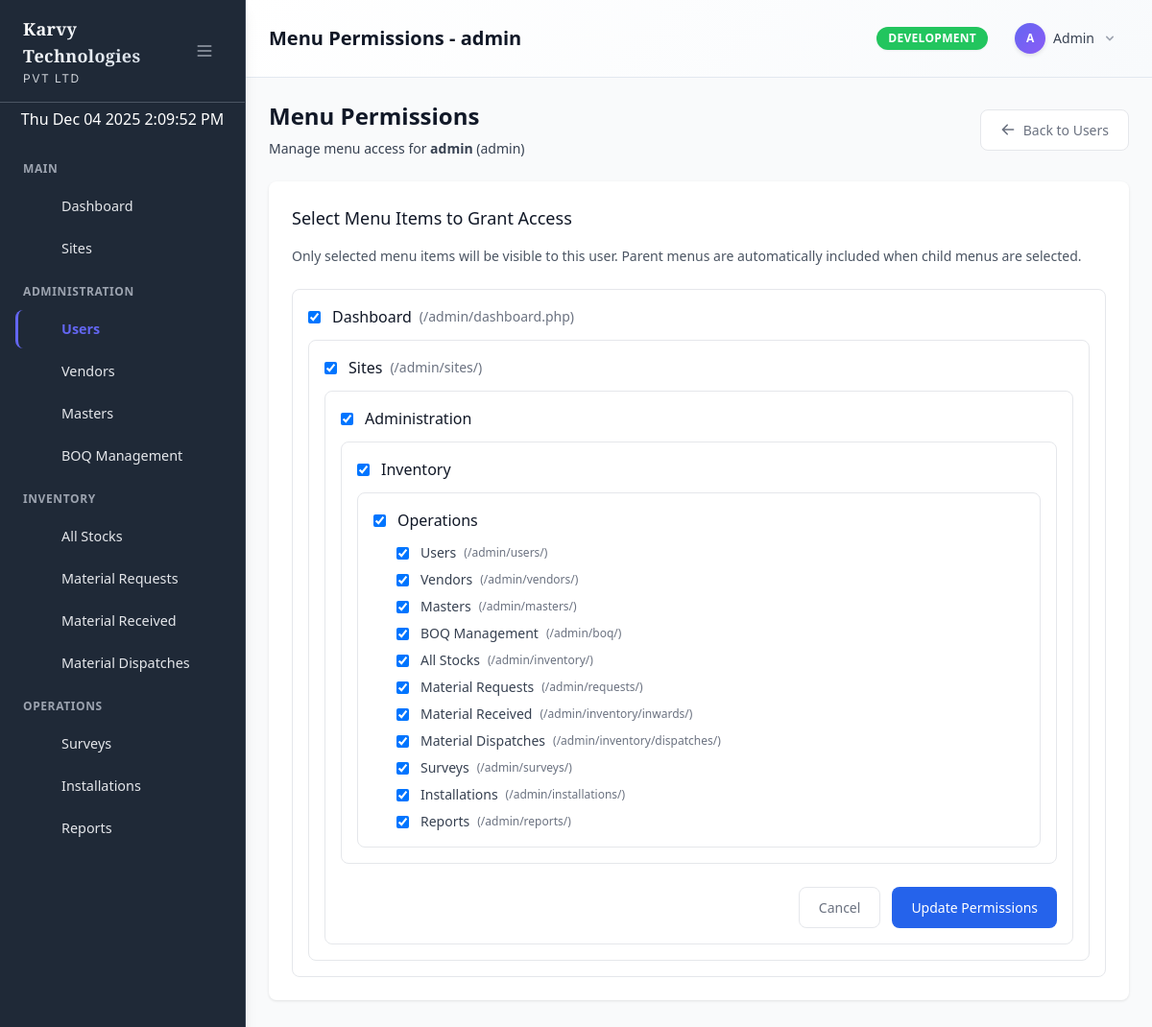
Screenshot of /admin/users/menu-permissions.php?user_id=1 (signed in) with the database file from the repository.
### tables this page shows
CREATE TABLE `users` (
  `id` int(11) NOT NULL,
  `username` varchar(50) NOT NULL,
  `email` varchar(100) NOT NULL,
  `phone` varchar(20) DEFAULT NULL,
  `password_hash` varchar(255) NOT NULL,
  `plain_password` varchar(255) DEFAULT NULL COMMENT 'For testing purposes only',
  `jwt_token` text DEFAULT NULL,
  `role` enum('admin','user','vendor') DEFAULT 'user',
  `vendor_id` int(11) DEFAULT NULL,
  `status` enum('active','inactive') DEFAULT 'active',
  `created_at` timestamp NOT NULL DEFAULT current_timestamp(),
  `updated_at` timestamp NOT NULL DEFAULT current_timestamp() ON UPDATE current_timestamp()
);

CREATE TABLE `menu_items` (
  `id` int(11) NOT NULL,
  `parent_id` int(11) DEFAULT NULL,
  `title` varchar(100) NOT NULL,
  `icon` varchar(100) DEFAULT NULL,
  `url` varchar(255) DEFAULT NULL,
  `sort_order` int(11) DEFAULT 0,
  `status` enum('active','inactive') DEFAULT 'active',
  `created_at` timestamp NOT NULL DEFAULT current_timestamp(),
  `updated_at` timestamp NOT NULL DEFAULT current_timestamp() ON UPDATE current_timestamp()
);

### config/database.php (called while the page is built, shortened)
<?php
require_once __DIR__ . '/constants.php';
class Database {
    private static $instance = null;
    private $connection;
    private $environment;
    private function __construct() {
        $this->environment = getEnvironment();
    }
    private function connect() {
        try {
            $dsn = "mysql:host=" . DB_HOST . ";dbname=" . DB_NAME . ";charset=" . DB_CHARSET;
            $options = [
                PDO::ATTR_ERRMODE => PDO::ERRMODE_EXCEPTION,
                PDO::ATTR_DEFAULT_FETCH_MODE => PDO::FETCH_ASSOC,
                PDO::ATTR_EMULATE_PREPARES => false,
                PDO::MYSQL_ATTR_INIT_COMMAND => "SET NAMES " . DB_CHARSET
            ];
            $this->connection = new PDO($dsn, DB_USER, DB_PASS, $options);
        } catch (PDOException $e) {
            $errorMsg = "Database connection failed in " . $this->environment . " environment: " . $e->getMessage();
            error_log($errorMsg);
            if ($this->environment === 'production') {
                throw new Exception("Database connection failed. Please contact administrator.");
            } else {
                throw new Exception($errorMsg);
            }
        }
    }
    public static function getInstance() {
        if (self::$instance === null) {
            self::$instance = new self();
        }
        return self::$instance;
    }
    public function getConnection() {
        return $this->connection;
    }
}
?>

### models/BaseModel.php (called while the page is built, shortened)
<?php
require_once __DIR__ . '/../config/database.php';
class BaseModel {
    protected $db;
    protected $table;
    public function __construct() {
        $this->db = Database::getInstance()->getConnection();
    }
    public function find($id) {
        $stmt = $this->db->prepare("SELECT * FROM {$this->table} WHERE id = ?");
        $stmt->execute([$id]);
        return $stmt->fetch();
    }
}
?>

### models/Menu.php (called while the page is built, shortened)
<?php
require_once __DIR__ . '/BaseModel.php';
class Menu extends BaseModel {
    public function getAllMenuItems() {
        $stmt = $this->db->prepare("
            SELECT m.*,
                   CASE WHEN m.parent_id IS NULL THEN m.title
                        ELSE CONCAT(p.title, ' > ', m.title)
                   END as full_path
            FROM menu_items m
            LEFT JOIN menu_items p ON m.parent_id = p.id
            ORDER BY m.parent_id ASC, m.sort_order ASC, m.title ASC
        ");
        $stmt->execute();
        return $stmt->fetchAll();
    }
    public function getUserPermissions($userId) {
        $stmt = $this->db->prepare("
            SELECT ump.*, m.title as menu_title
            FROM user_menu_permissions ump
            INNER JOIN menu_items m ON ump.menu_item_id = m.id
            WHERE ump.user_id = ?
            ORDER BY m.title
        ");
        $stmt->execute([$userId]);
        return $stmt->fetchAll();
    }
}
?>

### config/constants.php (called while the page is built, shortened)
<?php
if (!function_exists('getEnvironment')) {
    function getEnvironment() {
        $host = $_SERVER['HTTP_HOST'] ?? $_SERVER['SERVER_NAME'] ?? '';
        if (isset($_ENV['APP_ENV']) && in_array($_ENV['APP_ENV'], ['development', 'testing', 'production'])) {
            return $_ENV['APP_ENV'];
        }
        return 'development';
    }
}
if (!function_exists('url')) {
    function url($path = '') {
        $baseUrl = defined('BASE_URL') ? rtrim(BASE_URL, '/') : '';
        $path = ltrim($path, '/');
        return $path ? $baseUrl . '/' . $path : $baseUrl;
    }
}
?>

### admin/users/menu-permissions.php (the view, shortened to what this page needs)
<?php
require_once __DIR__ . '/../../config/database.php';
require_once __DIR__ . '/../../models/User.php';
require_once __DIR__ . '/../../models/Menu.php';
$userId = isset($_GET['user_id']) ? (int)$_GET['user_id'] : 0;
$userModel = new User();
$menuModel = new Menu();
$user = $userModel->find($userId);
$allMenus = $menuModel->getAllMenuItems();
$userPermissions = $menuModel->getUserPermissions($userId);
$userMenuIds = array_column($userPermissions, 'menu_item_id');
$title = 'Menu Permissions - ' . htmlspecialchars($user['username']);
?>
<div class="flex justify-between items-center mb-6">
    <div>
        <h1 class="text-2xl font-semibold text-gray-900">Menu Permissions</h1>
        <p class="mt-2 text-sm text-gray-700">
            Manage menu access for <strong><?php echo htmlspecialchars($user['username']); ?></strong>
            (<?php echo htmlspecialchars($user['role']); ?>)
        </p>
    </div>
    <a href="<?php echo BASE_URL; ?>/admin/users/" class="btn btn-secondary">
        <svg class="w-4 h-4 mr-2" fill="currentColor" viewBox="0 0 20 20">
            <path fill-rule="evenodd" d="M9.707 16.707a1 1 0 01-1.414 0l-6-6a1 1 0 010-1.414l6-6a1 1 0 011.414 1.414L5.414 9H17a1 1 0 110 2H5.414l4.293 4.293a1 1 0 010 1.414z" clip-rule="evenodd"></path>
        </svg>
        Back to Users
    </a>
</div>
<div class="card">
    <div class="card-body">
        <form method="POST">
            <div class="mb-6">
                <h3 class="text-lg font-medium text-gray-900 mb-4">Select Menu Items to Grant Access</h3>
                <p class="text-sm text-gray-600 mb-4">
                    Only selected menu items will be visible to this user. Parent menus are automatically included when child menus are selected.
                </p>
            </div>
            <div class="space-y-4">
                <?php
                foreach ($allMenus as $menu):
                    $isChecked = in_array($menu['id'], $userMenuIds);
                    $isParent = $menu['parent_id'] === null;
                    if ($isParent && $currentParent !== null): ?>
                    <?php endif;
                    if ($isParent):
                        $currentParent = $menu['id']; ?>
                        <div class="border border-gray-200 rounded-lg p-4">
                            <label class="flex items-center">
                                <input type="checkbox"
                                       name="permissions[]"
                                       value="<?php echo $menu['id']; ?>"
                                       class="parent-checkbox rounded border-gray-300 text-blue-600 focus:ring-blue-500"
                                       <?php echo $isChecked ? 'checked' : ''; ?>>
                                <span class="ml-3 text-base font-medium text-gray-900">
                                    <?php echo htmlspecialchars($menu['title']); ?>
                                </span>
                                <?php if ($menu['url']): ?>
                                    <span class="ml-2 text-sm text-gray-500">(<?php echo htmlspecialchars($menu['url']); ?>)</span>
                                <?php endif; ?>
                            </label>
                            <div class="ml-6 mt-3 space-y-2">
                    <?php else: ?>
                                <label class="flex items-center">
                                    <input type="checkbox"
                                           name="permissions[]"
                                           value="<?php echo $menu['id']; ?>"
                                           class="child-checkbox rounded border-gray-300 text-blue-600 focus:ring-blue-500"
                                           data-parent="<?php echo $menu['parent_id']; ?>"
                                           <?php echo $isChecked ? 'checked' : ''; ?>>
                                    <span class="ml-3 text-sm text-gray-700">
                                        <?php echo htmlspecialchars($menu['title']); ?>
                                    </span>
                                    <?php if ($menu['url']): ?>
                                        <span class="ml-2 text-xs text-gray-500">(<?php echo htmlspecialchars($menu['url']); ?>)</span>
                                    <?php endif; ?>
                                </label>
                    <?php endif;
                endforeach; ?>
                            </div>
                        </div>
            </div>
            <div class="mt-6 flex justify-end space-x-3">
                <a href="<?php echo BASE_URL; ?>/admin/users/" class="btn btn-secondary">Cancel</a>
                <button type="submit" class="btn btn-primary">Update Permissions</button>
            </div>
        </form>
    </div>
</div>
<?php
$content = ob_get_clean();
require_once __DIR__ . '/../../includes/admin_layout.php';
?>

### includes/admin_layout.php (shortened to what this page needs)
<?php
$currentUser = Auth::getCurrentUser();
?>
<!DOCTYPE html>
<html lang="en">
<head>
    <script src="https://cdn.tailwindcss.com"></script>
    <link rel="stylesheet" href="<?php echo url('/assets/css/custom.css'); ?>">
    <link rel="stylesheet" href="<?php echo url('/assets/css/admin.css'); ?>">
</head>
<body class="bg-gray-50">
    <div class="flex h-screen bg-gray-50">
    <div class="admin-sidebar w-64 shadow-lg">
        <div class="flex flex-col h-full">
            <div class="flex items-center justify-between px-6 py-4 border-b border-gray-600">
                <a href="<?php echo url('/admin/dashboard.php'); ?>" class="flex items-center hover:opacity-80 transition-opacity">
                    <div class="sidebar-text">
                        <h1 class="text-lg font-bold text-white karvy-brand">Karvy Technologies</h1>
                        <p class="text-xs text-gray-300 karvy-subtitle">Pvt Ltd</p>
                    </div>
                </a>
                <button id="sidebarToggle" class="hidden lg:block p-2 rounded-md text-gray-400 hover:text-white hover:bg-gray-700 transition-colors">
                    <svg class="w-5 h-5" fill="none" stroke="currentColor" viewBox="0 0 24 24">
                        <path stroke-linecap="round" stroke-linejoin="round" stroke-width="2" d="M4 6h16M4 12h16M4 18h16"></path>
                    </svg>
                </button>
            </div>
              <a class="nav-link" href="#" style="color:white;text-align: center;margin: 5px;">
                    <span class="menu-title" id="clock" class="clock"></span>
                </a>
            <nav class="flex-1 px-2 py-2 space-y-1 overflow-y-auto">
                <?php
                try {
                    require_once __DIR__ . '/dynamic_sidebar.php';
                } catch (Exception $e) {
                    echo '<div class="p-4 text-red-500 text-sm">';
                    echo 'Menu system error: ' . htmlspecialchars($e->getMessage());
                    echo '<br><small>Please contact administrator to setup menu permissions.</small>';
                    echo '</div>';
                }
                ?>
            </nav>
        </div>
    </div>
        <div class="main-content flex-1 flex flex-col overflow-hidden bg-gray-50">
            <header class="admin-header">
                <div class="flex items-center justify-between px-6 py-4">
                    <div class="flex items-center">
                        <div class="header-page-title">
                            <h1 class="text-xl font-semibold text-gray-900"><?php echo $title ?? 'Admin Panel'; ?></h1>
                        </div>
                    </div>
                    <div class="flex items-center space-x-4">
                        <?php
                        $env =  function_exists('getEnvironment') ? getEnvironment() : (defined('APP_ENV') ? APP_ENV : 'unknown');
                        $envColors = [
                            'development' => 'bg-green-500 text-white',
                            'testing' => 'bg-yellow-500 text-black',
                            'production' => 'bg-red-500 text-white'
                        ];
                        $envColor = $envColors[$env] ?? 'bg-gray-500 text-white';
                        ?>
                        <span class="<?php echo $envColor; ?> px-3 py-1 rounded-full text-xs font-bold uppercase tracking-wide shadow-sm">
                            <?php echo strtoupper($env); ?>
                        </span>
                        <div class="relative" id="user-menu">
                            <button id="user-menu-button" onclick="toggleUserDropdown()" class="flex items-center text-sm rounded-full focus:outline-none focus:ring-2 focus:ring-offset-2 focus:ring-blue-500 hover:bg-gray-50 px-3 py-2 rounded-lg transition-colors">
                                <div class="admin-badge w-8 h-8 rounded-full flex items-center justify-center text-white font-bold text-xs">
                                    <?php echo strtoupper(substr($currentUser['username'], 0, 1)); ?>
                                </div>
                                <span class="ml-2 text-gray-700 font-medium"><?php echo htmlspecialchars(ucwords($currentUser['username'])); ?></span>
                                <svg class="ml-2 w-4 h-4 text-gray-400" fill="currentColor" viewBox="0 0 20 20">
                                    <path fill-rule="evenodd" d="M5.293 7.293a1 1 0 011.414 0L10 10.586l3.293-3.293a1 1 0 111.414 1.414l-4 4a1 1 0 01-1.414 0l-4-4a1 1 0 010-1.414z" clip-rule="evenodd"></path>
                                </svg>
                            </button>
                        </div>
                    </div>
                </div>
            </header>
            <main class="flex-1 overflow-y-auto p-6 bg-gray-50">
                <div class="max-w-7xl mx-auto">
                    <?php if (isset($content)) echo $content; ?>
                </div>
            </main>
        </div>
    </div>
</body>
</html>

### rows the page displays
users: username "Menu Permissions - admin", username "A", username "Admin", username "admin", role "admin"
menu_items: id "☑", title "Dashboard", url "/admin/dashboard.php"
menu_items: id "☑", title "Sites", url "/admin/sites/"
menu_items: id "☑", title "Administration"
menu_items: id "☑", title "Inventory"
menu_items: id "☑", title "Operations"
menu_items: id "☑", title "Users", url "/admin/users/"
menu_items: id "☑", title "Vendors", url "/admin/vendors/"
menu_items: id "☑", title "Masters", url "/admin/masters/"
menu_items: id "☑", title "BOQ Management", url "/admin/boq/"
menu_items: id "☑", title "All Stocks", url "/admin/inventory/"
menu_items: id "☑", title "Material Requests", url "/admin/requests/"
menu_items: id "☑", title "Material Received", url "/admin/inventory/inwards/"
menu_items: id "☑", title "Material Dispatches", url "/admin/inventory/dispatches/"
menu_items: id "☑", title "Surveys", url "/admin/surveys/"
menu_items: id "☑", title "Installations", url "/admin/installations/"
menu_items: id "☑", title "Reports", url "/admin/reports/"

### other values shown
$sectionName "MAIN"
$item['title'] "Dashboard"
$item['title'] "Sites"
$sectionName "ADMINISTRATION"
$item['title'] "Users"
$item['title'] "Vendors"
$item['title'] "Masters"
$item['title'] "BOQ Management"
$sectionName "INVENTORY"
$item['title'] "All Stocks"
$item['title'] "Material Requests"
$item['title'] "Material Received"
$item['title'] "Material Dispatches"
$sectionName "OPERATIONS"
$item['title'] "Surveys"
